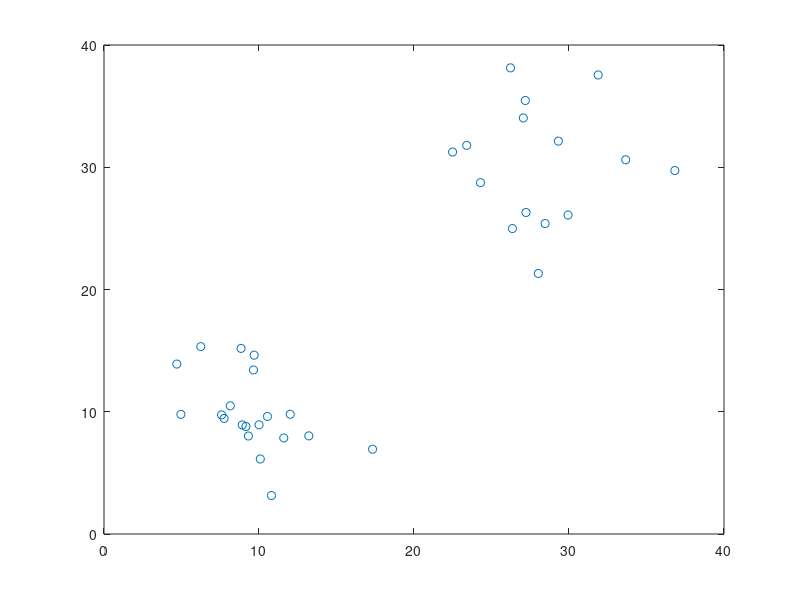

Write MATLAB code to recreate this figure. (Note: this script raises an error after producing the figure.)
cluster1 = normrnd(10, 3, 20, 2);
cluster2 = normrnd(30, 5, 15, 2);

X = [cluster1' cluster2']';
K = 2;

figure;
plot(X(:, 1), X(:, 2), 'o');

[centroids, idx] = runKMeans(X, K, 20);

figure;
plotData(X, idx, centroids);

newK = jumpMethod(X, 'maxIterations', 20);
printf("K calculated by jump method: %d\n", newK);
